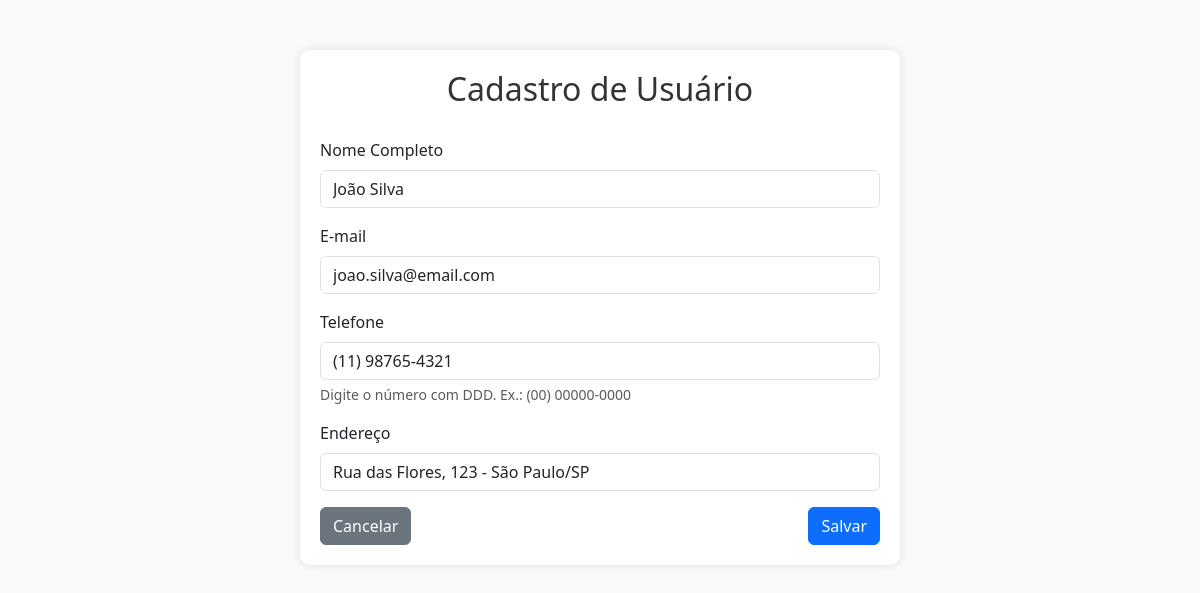
/cadusuario.php?op=A&id=1, run on the app's committed database.
### tables this page shows
CREATE TABLE IF NOT EXISTS usuarios (
    id INT AUTO_INCREMENT PRIMARY KEY,
    nome VARCHAR(100) NOT NULL,
    email VARCHAR(100) NOT NULL,
    telefone VARCHAR(20) NOT NULL,
    endereco VARCHAR(200) NOT NULL,
    data_cadastro TIMESTAMP DEFAULT CURRENT_TIMESTAMP
);

### classes/usuario.class.php (called while the page is built, shortened)
<?php
require_once 'classes/conexao.class.php';
class Usuario
{
    private $nome;
    private $email;
    private $telefone;
    private $endereco;
    private $db;
    public function __construct()
    {
        $this->db = Conexao_simples::getInstance();
    }
    public function getNome()
    {
        return $this->nome;
    }
    public function getEmail()
    {
        return $this->email;
    }
    public function getTelefone()
    {
        return $this->telefone;
    }
    public function getEndereco()
    {
        return $this->endereco;
    }
    public function buscarPorId($id)
    {
        $sql = "SELECT * FROM usuarios WHERE id = ?";
        $tipos = "i";
        $parametros = [$id];
        $resultado = $this->db->executarQuery($sql, $tipos, $parametros);
        if ($usuario = mysqli_fetch_assoc($resultado)) {
            $this->nome = $usuario['nome'];
            $this->email = $usuario['email'];
            $this->telefone = $usuario['telefone'];
            $this->endereco = $usuario['endereco'];
            return true;
        }
        return false;
    }
}

### classes/conexao.class.php (called while the page is built, shortened)
<?php
class Conexao_simples
{
    private static $instance = null;
    private $conexao;
    private $servidor = "localhost";
    private $usuario = "root";
    private $senha = "";
    private $banco = "aula";
    private function __construct()
    {
        try {
            $this->conexao = mysqli_connect($this->servidor, $this->usuario, $this->senha, $this->banco);
            mysqli_set_charset($this->conexao, "utf8");
        } catch (Exception $e) {
            die("Erro na conexão: " . $e->getMessage());
        }
    }
    public static function getInstance()
    {
        if (self::$instance === null) {
            self::$instance = new self();
        }
        return self::$instance;
    }
    public function executarQuery($sql, $tipos = "", $parametros = [])
    {
        try {
            $stmt = mysqli_prepare($this->conexao, $sql);
            if (!empty($tipos) && !empty($parametros)) {
                if (!mysqli_stmt_bind_param($stmt, $tipos, ...$parametros)) {
                    $erro = mysqli_stmt_error($stmt);
                    error_log("Erro ao vincular parâmetros: " . $erro);
                    throw new Exception("Erro ao vincular parâmetros: " . $erro);
                }
            }
            if (!mysqli_stmt_execute($stmt)) {
                $erro = mysqli_stmt_error($stmt);
                error_log("Erro na execução da query: " . $erro);
                throw new Exception("Erro na execução da query: " . $erro);
            }
            $resultado = mysqli_stmt_get_result($stmt);
            return $resultado;
        } catch (Exception $e) {
            error_log("Exceção na execução da query: " . $e->getMessage());
            throw $e;
        }
    }
}

### cadusuario.php (the view, shortened to what this page needs)
<?php
require_once 'classes/usuario.class.php';
$usuario = new Usuario();
$nome = '';
$email = '';
$telefone = '';
$endereco = '';
$operacao = $_REQUEST['op'] ?? '';
if ($operacao == 'A') {
    $id = (int)$_GET['id'];
    if (!$usuario->buscarPorId($id)) {
        echo "<script>
                alert('Usuário não encontrado!');
                window.location.href = 'index.php';
            </script>";
        exit;
    }
    $nome = $usuario->getNome();
    $email = $usuario->getEmail();
    $telefone = $usuario->getTelefone();
    $endereco = $usuario->getEndereco();
}
?>
<!DOCTYPE html>
<html lang="pt-BR">
<head>
    <link href="https://cdn.jsdelivr.net/npm/bootstrap@5.3.0/dist/css/bootstrap.min.css" rel="stylesheet">
</head>
<body>
    <div class="container">
        <div class="form-container">
            <h2 class="form-title">Cadastro de Usuário</h2>
            <form action="exec.usuario.php" method="POST">
                <div class="mb-3">
                    <label for="nome" class="form-label">Nome Completo</label>
                    <input type="text" class="form-control" id="nome" name="nome"
                           value="<?php echo htmlspecialchars($nome); ?>" required>
                </div>
                <div class="mb-3">
                    <label for="email" class="form-label">E-mail</label>
                    <input type="email" class="form-control" id="email" name="email"
                           value="<?php echo htmlspecialchars($email); ?>" required>
                </div>
                <div class="mb-3">
                    <label for="telefone" class="form-label">Telefone</label>
                    <input type="tel" class="form-control" id="telefone" name="telefone"
                           value="<?php echo htmlspecialchars($telefone); ?>" required>
                    <div class="form-text">Digite o número com DDD. Ex.: (00) 00000-0000</div>
                </div>
                <div class="mb-3">
                    <label for="endereco" class="form-label">Endereço</label>
                    <input type="text" class="form-control" id="endereco" name="endereco"
                           value="<?php echo htmlspecialchars($endereco); ?>" required>
                </div>
                <div class="d-flex justify-content-between">
                    <a href="index.php" class="btn btn-secondary">Cancelar</a>
                    <button type="submit" class="btn btn-primary">Salvar</button>
                </div>
            </form>
        </div>
    </div>
</body>
</html>

### cadusuario.php (style rules this page uses)
body { background-color: #f8f9fa; }
.form-container { max-width: 600px; margin: 50px auto; padding: 20px; background-color: white; border-radius: 10px; box-shadow: 0 0 10px rgba(0,0,0,0.1); }
.form-title { text-align: center; color: #333; margin-bottom: 30px; }

### data on the page
usuarios: nome "João Silva", email "joao.silva@email.com", telefone "(11) 98765-4321", endereco "Rua das Flores, 123 - São Paulo/SP"
